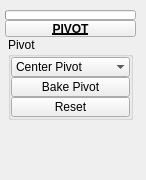
<?xml version="1.0" encoding="UTF-8"?>
<ui version="4.0">
 <class>QtUi</class>
 <widget class="QMainWindow" name="QtUi">
  <property name="enabled">
   <bool>true</bool>
  </property>
  <property name="geometry">
   <rect>
    <x>0</x>
    <y>0</y>
    <width>146</width>
    <height>180</height>
   </rect>
  </property>
  <property name="minimumSize">
   <size>
    <width>0</width>
    <height>0</height>
   </size>
  </property>
  <property name="maximumSize">
   <size>
    <width>999</width>
    <height>999</height>
   </size>
  </property>
  <property name="windowTitle">
   <string>Toolkit</string>
  </property>
  <property name="tabShape">
   <enum>QTabWidget::Triangular</enum>
  </property>
  <property name="dockNestingEnabled">
   <bool>true</bool>
  </property>
  <property name="dockOptions">
   <set>QMainWindow::AllowNestedDocks|QMainWindow::AllowTabbedDocks|QMainWindow::AnimatedDocks|QMainWindow::ForceTabbedDocks</set>
  </property>
  <widget class="QWidget" name="mainWindow">
   <widget class="QWidget" name="layoutWidget_2">
    <property name="geometry">
     <rect>
      <x>5</x>
      <y>10</y>
      <width>131</width>
      <height>159</height>
     </rect>
    </property>
    <layout class="QGridLayout" name="gridLayout_2">
     <property name="spacing">
      <number>0</number>
     </property>
     <item row="0" column="1" colspan="2">
      <widget class="TkProgressBar" name="progressBar">
       <property name="sizePolicy">
        <sizepolicy hsizetype="Ignored" vsizetype="Fixed">
         <horstretch>0</horstretch>
         <verstretch>0</verstretch>
        </sizepolicy>
       </property>
       <property name="minimumSize">
        <size>
         <width>0</width>
         <height>10</height>
        </size>
       </property>
       <property name="maximumSize">
        <size>
         <width>16777215</width>
         <height>10</height>
        </size>
       </property>
       <property name="value">
        <number>0</number>
       </property>
       <property name="textVisible">
        <bool>false</bool>
       </property>
      </widget>
     </item>
     <item row="2" column="1" colspan="2">
      <layout class="QHBoxLayout" name="horizontalLayout">
       <item>
        <layout class="QVBoxLayout" name="verticalLayout">
         <property name="spacing">
          <number>0</number>
         </property>
         <item>
          <widget class="QGroupBox" name="Pivot">
           <property name="enabled">
            <bool>true</bool>
           </property>
           <property name="minimumSize">
            <size>
             <width>125</width>
             <height>0</height>
            </size>
           </property>
           <property name="maximumSize">
            <size>
             <width>125</width>
             <height>999</height>
            </size>
           </property>
           <property name="title">
            <string>Pivot</string>
           </property>
           <layout class="QVBoxLayout" name="verticalLayout_2">
            <property name="spacing">
             <number>0</number>
            </property>
            <property name="leftMargin">
             <number>0</number>
            </property>
            <property name="topMargin">
             <number>0</number>
            </property>
            <property name="rightMargin">
             <number>0</number>
            </property>
            <property name="bottomMargin">
             <number>0</number>
            </property>
            <item>
             <widget class="TkComboBox" name="cmb001">
              <property name="minimumSize">
               <size>
                <width>0</width>
                <height>20</height>
               </size>
              </property>
              <property name="maximumSize">
               <size>
                <width>999</width>
                <height>20</height>
               </size>
              </property>
              <property name="sizeAdjustPolicy">
               <enum>QComboBox::AdjustToContents</enum>
              </property>
              <property name="frame">
               <bool>false</bool>
              </property>
              <item>
               <property name="text">
                <string>Center Pivot</string>
               </property>
              </item>
             </widget>
            </item>
            <item>
             <widget class="QPushButton" name="b004">
              <property name="enabled">
               <bool>true</bool>
              </property>
              <property name="minimumSize">
               <size>
                <width>0</width>
                <height>20</height>
               </size>
              </property>
              <property name="maximumSize">
               <size>
                <width>999</width>
                <height>20</height>
               </size>
              </property>
              <property name="toolTip">
               <string>Set selected object(s) transform to the current tool's custom axis orintaion.</string>
              </property>
              <property name="text">
               <string>Bake Pivot</string>
              </property>
              <property name="iconSize">
               <size>
                <width>18</width>
                <height>18</height>
               </size>
              </property>
             </widget>
            </item>
            <item>
             <widget class="TkToolButton" name="tb000">
              <property name="enabled">
               <bool>true</bool>
              </property>
              <property name="minimumSize">
               <size>
                <width>0</width>
                <height>20</height>
               </size>
              </property>
              <property name="maximumSize">
               <size>
                <width>999</width>
                <height>20</height>
               </size>
              </property>
              <property name="toolTip">
               <string>Reset pivot transforms</string>
              </property>
              <property name="text">
               <string>Reset</string>
              </property>
              <property name="iconSize">
               <size>
                <width>18</width>
                <height>18</height>
               </size>
              </property>
             </widget>
            </item>
           </layout>
          </widget>
         </item>
         <item>
          <spacer name="verticalSpacer">
           <property name="orientation">
            <enum>Qt::Vertical</enum>
           </property>
           <property name="sizeHint" stdset="0">
            <size>
             <width>20</width>
             <height>40</height>
            </size>
           </property>
          </spacer>
         </item>
        </layout>
       </item>
      </layout>
     </item>
     <item row="1" column="1" colspan="2">
      <widget class="TkPushButton_Draggable" name="d000">
       <property name="minimumSize">
        <size>
         <width>19</width>
         <height>17</height>
        </size>
       </property>
       <property name="maximumSize">
        <size>
         <width>999</width>
         <height>17</height>
        </size>
       </property>
       <property name="font">
        <font>
         <weight>75</weight>
         <bold>true</bold>
         <underline>true</underline>
        </font>
       </property>
       <property name="text">
        <string>PIVOT</string>
       </property>
       <property name="checkable">
        <bool>true</bool>
       </property>
      </widget>
     </item>
    </layout>
   </widget>
  </widget>
 </widget>
 <customwidgets>
  <customwidget>
   <class>TkToolButton</class>
   <extends>QToolButton</extends>
   <header>widgets.tktoolbutton.h</header>
  </customwidget>
  <customwidget>
   <class>TkPushButton_Draggable</class>
   <extends>QPushButton</extends>
   <header>widgets.tkpushbuttondraggable.h</header>
  </customwidget>
  <customwidget>
   <class>TkProgressBar</class>
   <extends>QProgressBar</extends>
   <header>widgets.tkprogressbar.h</header>
  </customwidget>
  <customwidget>
   <class>TkComboBox</class>
   <extends>QComboBox</extends>
   <header>widgets.tkcombobox.h</header>
  </customwidget>
 </customwidgets>
 <resources/>
 <connections/>
 <designerdata>
  <property name="gridDeltaX">
   <number>5</number>
  </property>
  <property name="gridDeltaY">
   <number>5</number>
  </property>
  <property name="gridSnapX">
   <bool>true</bool>
  </property>
  <property name="gridSnapY">
   <bool>true</bool>
  </property>
  <property name="gridVisible">
   <bool>true</bool>
  </property>
 </designerdata>
</ui>
